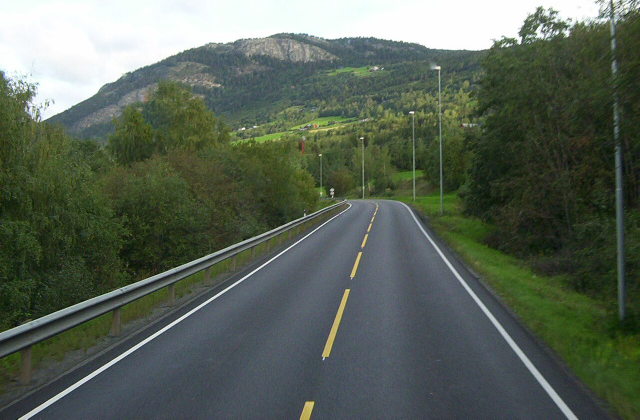
#> input picture vision/road_image.jpg, 1280 x 839 px, given in place of the camera (shown at 1/2 size)
$ python 04.03.00.OpenCV-Practice.py
#> lines starting #> are read from the running program, lines starting #| are printed output that depends on the picture; after the words box and inside, x2 and y2 are one past the last pixel; in counts of white or black regions, pixels touching at a corner belong together
import cv2
import numpy as np

def edge_detection_pipeline():
    cap = cv2.VideoCapture(0)

    if not cap.isOpened():
        print("카메라를 열 수 없습니다.")
        return

    # 창 생성 및 위치 지정 (3×2 격자)
    #   [ Original  | Grayscale | Red Mask ]
    #   [   Edge    | Red Edge  | Controls ]
    GAP = 20
    W, H = 640, 480

    for name in ('Original', 'Grayscale', 'Red Mask', 'Edge', 'Red Edge', 'Controls'):
        cv2.namedWindow(name)

    cv2.moveWindow('Original',   0,           0)
    cv2.moveWindow('Grayscale',  W + GAP,     0)
    cv2.moveWindow('Red Mask',   2*(W + GAP), 0)
    cv2.moveWindow('Edge',       0,           H + GAP)
    cv2.moveWindow('Red Edge',   W + GAP,     H + GAP)
    cv2.moveWindow('Controls',   2*(W + GAP), H + GAP)

    # Canny 임계값
    cv2.createTrackbar('Low Threshold',  'Controls', 100, 255, lambda _: None)
    cv2.createTrackbar('High Threshold', 'Controls', 200, 255, lambda _: None)
    # ③ 빨간색 HSV 채도·명도 하한 (실시간 조명 적응)
    cv2.createTrackbar('S Min', 'Controls',  80, 255, lambda _: None)
    cv2.createTrackbar('V Min', 'Controls',  50, 255, lambda _: None)

    # ② 모폴로지 커널 (루프 밖에서 한 번만 생성)
    kernel = cv2.getStructuringElement(cv2.MORPH_ELLIPSE, (5, 5))

    while True:
        ret, frame = cap.read()
#> frame is the input picture: shape (839, 1280, 3); mean B, G, R 87, 99.6, 89.3
        if not ret:
            break

        frame = cv2.flip(frame, 1)
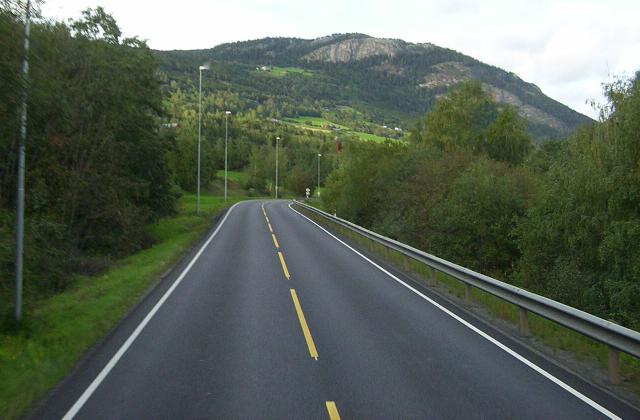
#> frame: shape (839, 1280, 3) (shown at 1/2 size); mean B, G, R 87, 99.6, 89.3

        gray = cv2.cvtColor(frame, cv2.COLOR_BGR2GRAY)
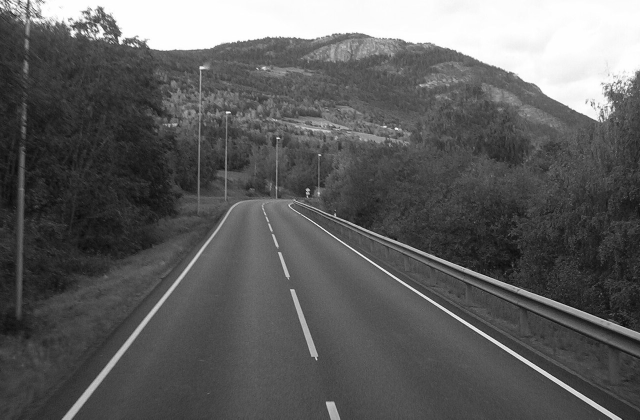
#> gray: shape (839, 1280) (shown at 1/2 size); min 1, max 255, mean 95.1

        # Trackbar 값 읽기
        low   = cv2.getTrackbarPos('Low Threshold',  'Controls')
        high  = cv2.getTrackbarPos('High Threshold', 'Controls')
        s_min = cv2.getTrackbarPos('S Min', 'Controls')
        v_min = cv2.getTrackbarPos('V Min', 'Controls')

        # 일반 엣지 검출
        blurred = cv2.GaussianBlur(gray, (5, 5), 0)
        edge = cv2.Canny(blurred, low, high)
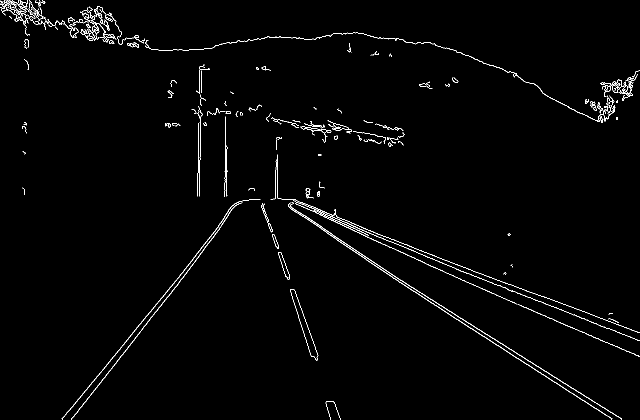
#> edge: shape (839, 1280) (shown at 1/2 size); 1.4% white in thin lines or dots

        # ① 이중 마스크: 빨간색은 Hue 0~10 + 170~180 두 구간
        hsv = cv2.cvtColor(frame, cv2.COLOR_BGR2HSV)
#> hsv: shape (839, 1280, 3); mean H, S, V 67.2, 72.5, 102.3
        mask1 = cv2.inRange(hsv, np.array([  0, s_min, v_min]), np.array([ 10, 255, 255]))
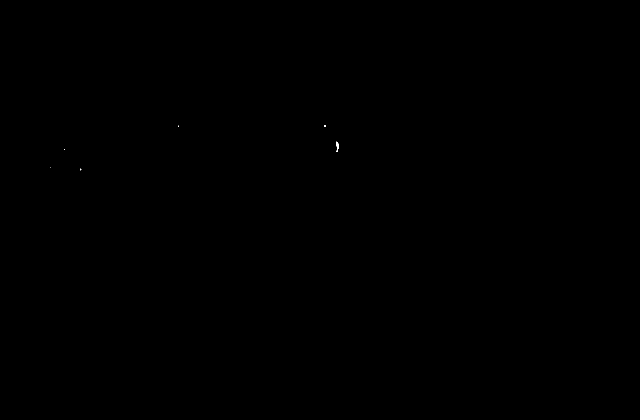
#> mask1: shape (839, 1280) (shown at 1/2 size); 0.01% white; 7 white regions (6 under 20 px), largest, box (x1, y1, x2, y2) and area: (672, 283, 678, 304) 73
        mask2 = cv2.inRange(hsv, np.array([170, s_min, v_min]), np.array([180, 255, 255]))
#> mask2: shape (839, 1280); 0% white in thin lines or dots, all inside (x1, y1, x2, y2) = (354, 252, 356, 253)
        red_mask = cv2.bitwise_or(mask1, mask2)

        # ② 모폴로지 정제: 열기(노이즈 제거) → 닫기(구멍 메우기)
        red_mask = cv2.morphologyEx(red_mask, cv2.MORPH_OPEN,  kernel)
#> red_mask: shape (839, 1280); 0% white; 1 white region, box (x1, y1, x2, y2) and area: (673, 288, 678, 294) 22
        red_mask = cv2.morphologyEx(red_mask, cv2.MORPH_CLOSE, kernel)

        # 마스킹된 영역에만 Canny 적용
        masked   = cv2.bitwise_and(gray, gray, mask=red_mask)
        red_edge = cv2.Canny(masked, low, high)
#> red_edge: shape (839, 1280); 0% white in thin lines or dots, all inside (x1, y1, x2, y2) = (672, 288, 678, 294)

        cv2.imshow('Original',  frame)
        cv2.imshow('Grayscale', gray)
        cv2.imshow('Red Mask',  red_mask)
        cv2.imshow('Edge',      edge)
        cv2.imshow('Red Edge',  red_edge)

        if cv2.waitKey(25) & 0xFF == ord('q'):
#> (key q is pressed here)
            break

    cap.release()
    cv2.destroyAllWindows()

edge_detection_pipeline()
